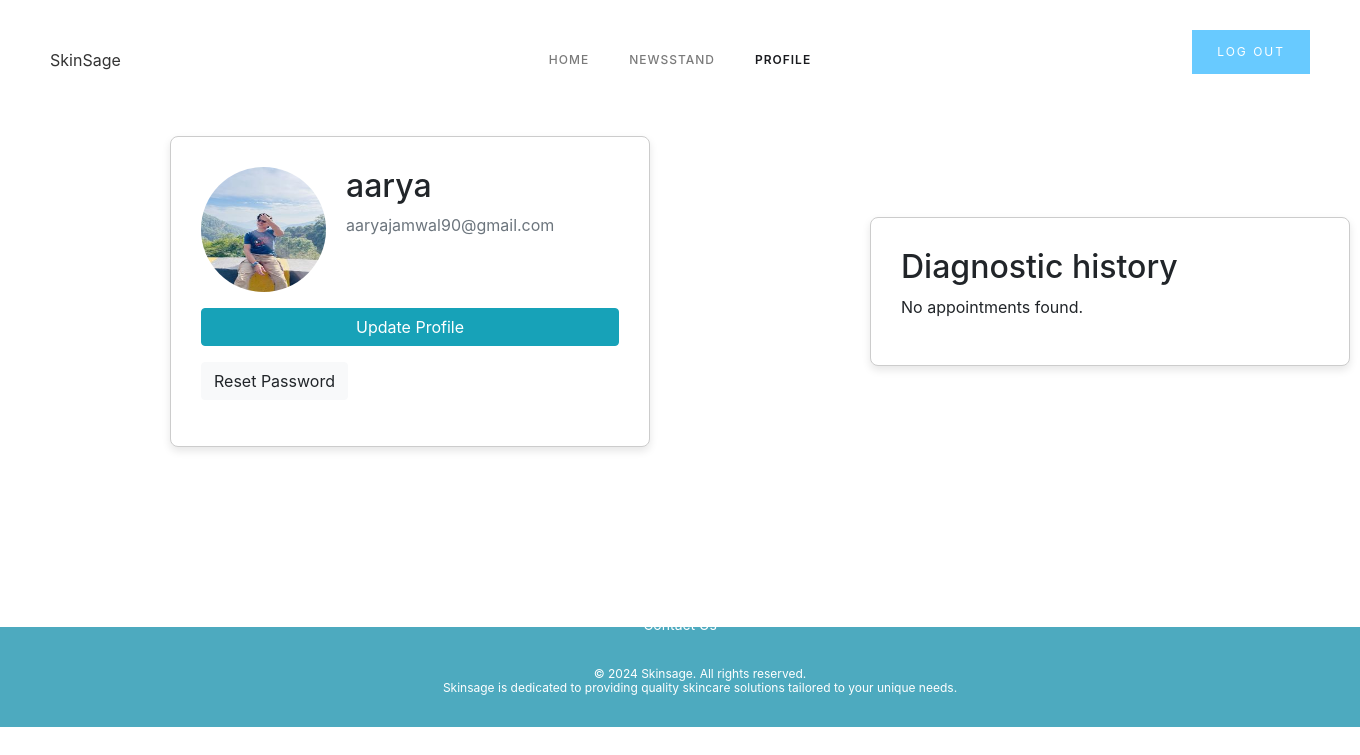
The page /profile/ (signed in) on the database as committed earlier.
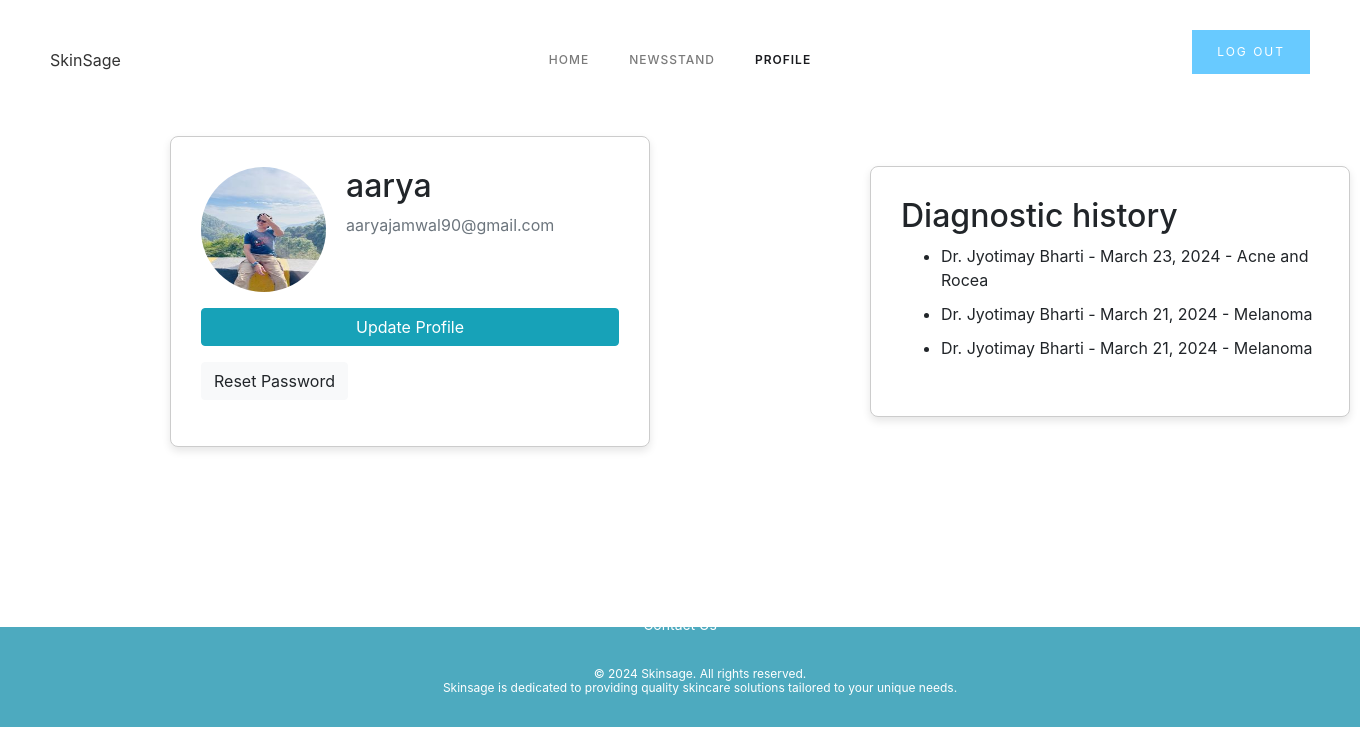
The same page on the database as committed later.
### users/models.py (models this page shows, shortened)
class Profile(models.Model):
    user = models.OneToOneField(User, on_delete=models.CASCADE)
    image = models.ImageField(default='default.jpg', upload_to='profile_pics')

class Appointment(models.Model):
    user = models.ForeignKey(User, on_delete=models.CASCADE)
    doctor = models.ForeignKey(Doctor, on_delete=models.CASCADE, default=1)
    date = models.DateField(null=True)
    additional_info = models.TextField(blank=True)
    disease = models.TextField(null=True)
    time = models.TimeField(null=True)

class Doctor(models.Model):
    name = models.CharField(max_length=255)
    location = models.ForeignKey(Location, on_delete=models.CASCADE)
    image = models.ImageField(default='default.jpg', upload_to='profile_pics')
    speciality = models.TextField(max_length=100, null=True)
    qualification = models.TextField(max_length=100, null=True)
    address = models.TextField(null=True, max_length=255)
    phone = models.IntegerField(null=True)
    def __str__(self):
        return self.name

### users/views.py (the view)
# urls.py: path('profile/', views.profile, name='profile'),
@login_required()
def profile(request):
    user_appointments = Appointment.objects.filter(user=request.user)
    return render(request,'users/profile.html', {'appointments': user_appointments})

### users/templates/users/profile.html (shortened to what this page needs)
{% extends 'skin_app/base.html' %}
{% load static %}
{% block content %}
<head>
    <link rel="stylesheet" href="https://cdn.jsdelivr.net/npm/bootstrap@4.3.1/dist/css/bootstrap.min.css"
>
</head>
<body>
<br><br><br><br>
        <div class="container-6 w-container">
    <div class="card-container w-layout-blockcontainer container-12 w-container">
        <div class="card">
            <h2>Diagnostic history</h2>
            {% if appointments %}
                    <ul>
                        {% for appointment in appointments reversed %}
                            <li>
                                {{ appointment.doctor }} - {{ appointment.date }} - {{ appointment.additional_info}}
                            </li>
                        {% endfor %}
                    </ul>
                {% else %}
                    <p>No appointments found.</p>
                {% endif %}
        </div>
    </div>
    <div class="card-container w-layout-blockcontainer container-13 w-container">
        <div class="card">
            <div class="media">
                <img class="rounded-circle account-img" src="{{ user.profile.image.url }}">
                <div class="media-body">
                    <h2 class="account-heading">{{ user.username }}</h2>
                    <p class="text-secondary">{{ user.email }}</p>
                </div>
            </div>
            <a class="btn btn-info mb-3" href="{% url 'update-profile' %}">Update Profile</a>
            <div>
                <a class="btn btn-light mb-3" href="{% url 'password_reset' %}">Reset Password</a>
            </div>
        </div>
    </div>
</div>
</body>
<br><br><br><br><br>
{% endblock content %}

### skin_app/templates/skin_app/base.html (shortened to what this page needs)
{% load static %}
<html data-wf-domain="plantics-65999e.webflow.io" data-wf-page="65d59ebd1d3088545028bc7e"
    data-wf-site="65d59ebc1d3088545028bc49" lang="en"
    class="w-mod-js wf-montserrat-n1-active wf-montserrat-n2-active wf-montserrat-n3-active wf-montserrat-n4-active wf-montserrat-n5-active wf-montserrat-n6-active wf-montserrat-n7-active wf-montserrat-n8-active wf-montserrat-n9-active wf-montserrat-i9-active wf-montserrat-i4-active wf-montserrat-i6-active wf-montserrat-i2-active wf-montserrat-i5-active wf-montserrat-i8-active wf-montserrat-i7-active wf-montserrat-i3-active wf-montserrat-i1-active wf-droidserif-n4-active wf-droidserif-i4-active wf-droidserif-n7-active wf-droidserif-i7-active wf-active">
<head>
    <link href="{% static 'skin_app/style1.css' %}" rel="stylesheet" type="text/css">
    <link rel="stylesheet" href="{% static 'skin_app/style.css' %}" media="all">
</head>
<body class="body">
    <div data-collapse="medium" data-animation="default" data-duration="400" data-easing="ease" data-easing2="ease"
        role="banner" class="navigation w-nav">
        <div class="navigation-wrap"><a href="/" aria-current="page" class="logo-link w-nav-brand w--current"
                aria-label="home">SkinSage</a>
            <div class="menu">
                {% if user.is_authenticated %}
<nav role="navigation" class="navigation-items w-nav-menu"><a href="{% url 'dashboard'%}" aria-current="page"
        class="navigation-item w-nav-link w--current">home</a>
    <link rel="prerender" href="/"><a href="{% url 'newsstand' %}" class="navigation-item w-nav-link">newsstand</a><a href="{% url 'profile' %}"
        class="navigation-item w-nav-link">profile</a>
</nav>
{% else %}
<nav role="navigation" class="navigation-items w-nav-menu"><a href="/" aria-current="page"
        class="navigation-item w-nav-link w--current">home</a>
    <link rel="prerender" href="/"><a href="{% url 'newsstand' %}" class="navigation-item w-nav-link">newsstand</a>
</nav>
{% endif %}
            </div>
            {% if user.is_authenticated %}
<form action="{% url 'logout' %}" method="post">
    <button type="submit" class="button cc-contact-us w-inline-block">Log Out</button>
</form>
{% else %}
<a href="{% url 'login' %}" class="button cc-contact-us w-inline-block">
    <div class="logo-link">Log in</div>
</a>
{% endif %}
        </div>
    </div>
    <div class="col-md-8">
        {% block content %}{% endblock %}
    </div>
    <footer>
        <section class="section-4">
            <h1 class="heading">
                <strong class="bold-text-3">
                    &copy; 2024 Skinsage. All rights reserved.<br>
                    Skinsage is dedicated to providing quality skincare solutions tailored to your unique needs.
                </strong>
            </h1>
            <a href="{% url 'contact' %}" style="display: block; text-align: center; margin-bottom: 2px; color: #ffff; font-size: 14px; margin-top: -90px;">Contact Us</a>
        </section>
    </footer>
</body>
</html>

### users/templates/users/profile.html (style rules this page uses)
.container-6 { display: flex; justify-content: center; align-items: center; margin-top: 40px; }
.card-container { width: 80%; }
.card { background-color: #fff; border: 1px solid #ccc; padding: 30px; border-radius: 8px; box-shadow: 0 4px 8px rgba(0, 0, 0, 0.1); margin-bottom: 20px; width: 100%; }
.w-layout-blockcontainer { max-width: 940px; margin-left: 20px; margin-right: -1200px; display: block; }
.account-img { height: 125px; width: 125px; margin-right: 20px; margin-bottom: 16px; }

Rows that differ between the two databases and show on the page:
added Appointment: doctor "Dr. Jyotimay Bharti", date "March 23, 2024", additional_info "Acne and Rocea"
added Appointment: doctor "Dr. Jyotimay Bharti", date "March 21, 2024", additional_info "Melanoma"
added Appointment: doctor "Dr. Jyotimay Bharti", date "March 21, 2024", additional_info "Melanoma"
Other text that changed with them:
text no longer shown: "No appointments found."
